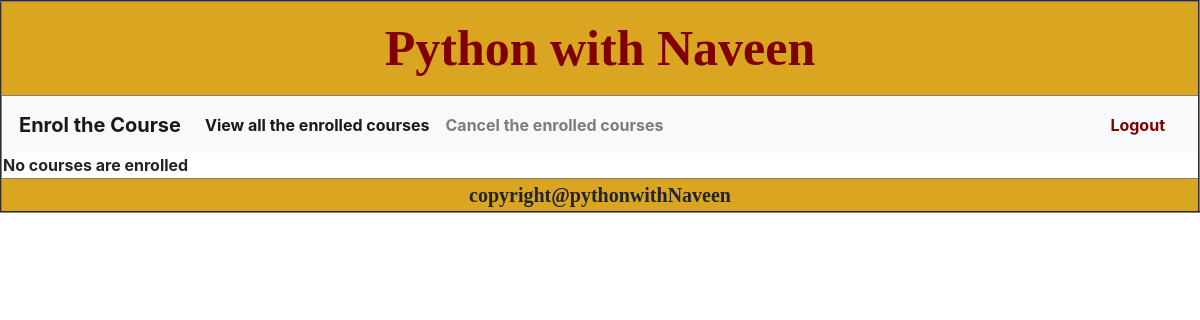
The page /Viewall_the_enrolled_courses/?contact=7894561023 on the database as committed earlier.
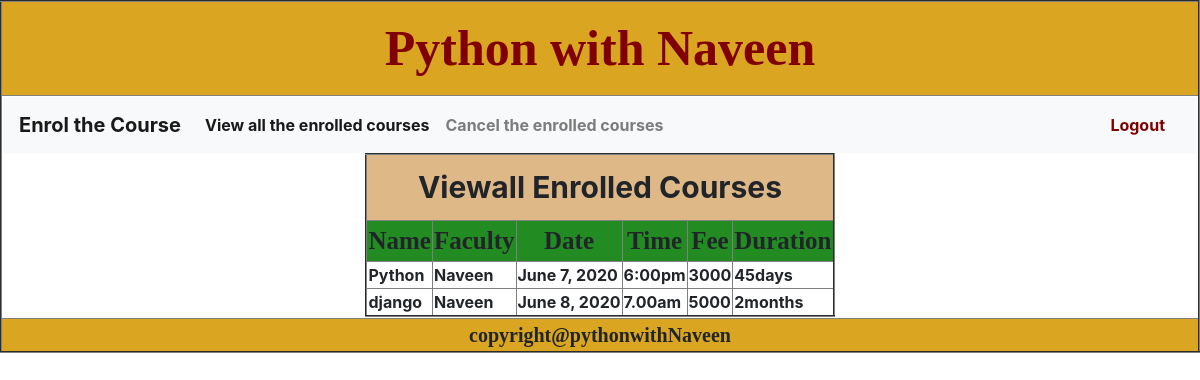
The same page on the database as committed later.
### adminapp/models.py (models this page shows)
class AdminnModel(models.Model):
    idno = models.AutoField(primary_key=True)#primary
    Coursename=models.CharField(max_length=50,unique=True)
    Faculty=models.CharField(max_length=100)
    Date=models.DateField()
    Time=models.CharField(max_length=50)
    Fee=models.IntegerField()
    Duration=models.CharField(max_length=100)

### student/views.py (the view)
# urls.py: path('Viewall_the_enrolled_courses/',views.Viewall_the_enrolled_courses,name="Viewall_the_enrolled_courses"),
def Viewall_the_enrolled_courses(request):
    contact=request.GET.get('contact')
    res=EnroleListModel.objects.filter(Contactno_id=contact)
    data=[AdminnModel.objects.get(idno=x.idno_id)for x in res]
    return render(request,"Viewall_the_enrolled_courses.html",{"data":data})

### templates/Viewall_the_enrolled_courses.html
{% extends 'common.html' %}
{% block sowmya %}
    {% include 'studentmainmenu.html' %}
     {% if not data %}
         No courses are enrolled
         {% else %}
         <table align="center" border="2">
         <tr><th colspan="7" style="font-size: 30px;background-color: burlywood;padding: 10px;text-align: center" >Viewall Enrolled Courses</th></tr>
          <tr style="font-family: 'Agency FB';font-size: 25px;background-color: forestgreen;text-align: center">
          <th scope="col">Name</th>
          <th scope="col">Faculty</th>
          <th scope="col">Date</th>
          <th scope="col">Time</th>
          <th scope="col">Fee</th>
          <th scope="col">Duration</th>
        </tr>
      <tbody>
      {% for x in data %}
        <tr>
          <th scope="row">{{ x.Coursename }}</th>
          <td>{{ x.Faculty }}</td>
          <td>{{ x.Date }}</td>
          <td>{{ x.Time }}</td>
          <td>{{ x.Fee }}</td>
          <td>{{ x.Duration }}</td>
        </tr>
         {% endfor %}
         </table>
    {% endif %}
{% endblock %}

### templates/common.html (shortened to what this page needs)
<!doctype html>
<html lang="en">
  <head>
    <link rel="stylesheet" href="https://stackpath.bootstrapcdn.com/bootstrap/4.5.0/css/bootstrap.min.css">
  </head>
  <body>
  <div style="height: 100%">
<table align="center" border="2" width="100%">
    <tr>
        <th colspan="2" style="background-color: goldenrod;font-size: 50px;font-family: 'Agency FB'">
            <ul class="nav justify-content-center">
  <li class="nav-item">
      <a class="nav-link active" href="{% url "student_login" %}">Python with Naveen</a>
  </li></ul>
        </th>
    </tr>
<tr>
    <th>
        {% block sowmya %}
        {% endblock %}
    </th>
</tr>
<tr>
    <th colspan="8" class="nav-item" style="background-color: goldenrod;font-size: 20px;font-family: 'Agency FB';text-align: center">copyright@pythonwithNaveen</th>
</tr>
</table>
  </div>
  </body>
</html>

### templates/studentmainmenu.html (shortened to what this page needs)
   <nav class="navbar navbar-expand-lg navbar-light bg-light">
  <a class="navbar-brand" href="{% url 'enrol_course' %}">Enrol the Course</a>
  <div class="collapse navbar-collapse" id="navbarText">
    <ul class="navbar-nav mr-auto">
      <li class="nav-item active">
        <a class="nav-link" href="{% url 'Viewall_the_enrolled_courses' %}?contact={{ request.session.contact }}">View all the enrolled courses <span class="sr-only">(current)</span></a>
      </li>
      <li class="nav-item">
        <a class="nav-link" href="{% url 'cancel_enrolled_courses' %}?contact={{ request.session.contact }}">Cancel the enrolled courses</a>
      </li>
    </ul>
    <span>
        <a class="nav-link" href="{% url 'student_logout' %}">Logout</a>
    </span>
  </div>
</nav>

Rows that differ between the two databases and show on the page:
added AdminnModel: Coursename "Python", Faculty "Naveen", Date "June 7, 2020", Time "6:00pm", Fee "3000", Duration "45days"
added AdminnModel: Coursename "django", Faculty "Naveen", Date "June 8, 2020", Time "7.00am", Fee "5000", Duration "2months"
Other text that changed with them:
text no longer shown: "No courses are enrolled"
text now shown: "Viewall Enrolled Courses Name Faculty Date Time Fee Duration"
